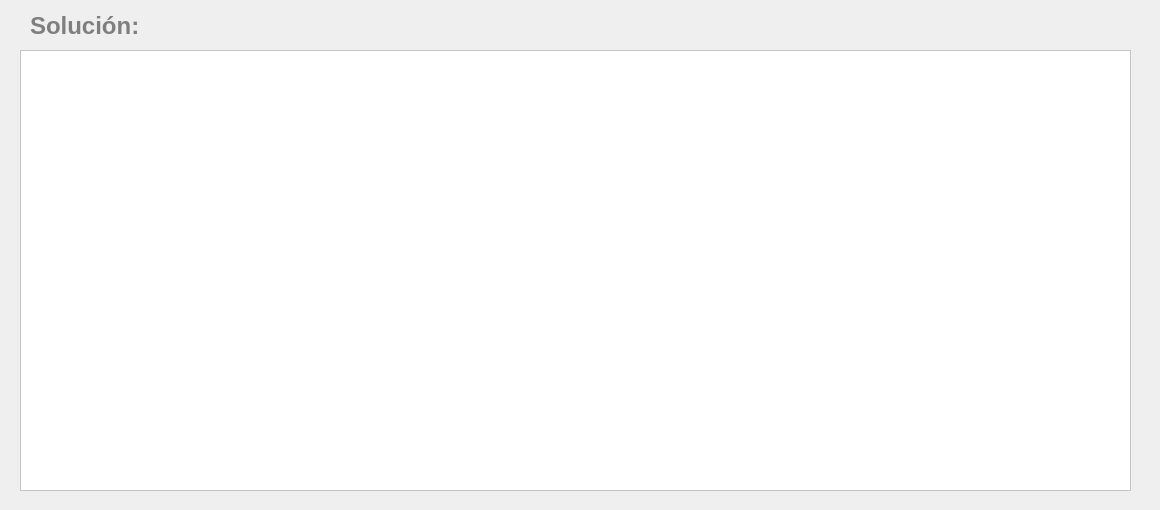
        <widget class="QWidget" name="result_page_1">
         <widget class="QWidget" name="resultadosW" native="true">
          <property name="geometry">
           <rect>
            <x>0</x>
            <y>0</y>
            <width>1151</width>
            <height>501</height>
           </rect>
          </property>
          <widget class="QLabel" name="label">
           <property name="geometry">
            <rect>
             <x>30</x>
             <y>10</y>
             <width>421</width>
             <height>31</height>
            </rect>
           </property>
           <property name="palette">
            <palette>
             <active>
              <colorrole role="WindowText">
               <brush brushstyle="SolidPattern">
                <color alpha="255">
                 <red>127</red>
                 <green>127</green>
                 <blue>127</blue>
                </color>
               </brush>
              </colorrole>
              <colorrole role="Button">
               <brush brushstyle="SolidPattern">
                <color alpha="255">
                 <red>255</red>
                 <green>255</green>
                 <blue>255</blue>
                </color>
               </brush>
              </colorrole>
              <colorrole role="Light">
               <brush brushstyle="SolidPattern">
                <color alpha="255">
                 <red>255</red>
                 <green>255</green>
                 <blue>255</blue>
                </color>
               </brush>
              </colorrole>
              <colorrole role="Midlight">
               <brush brushstyle="SolidPattern">
                <color alpha="255">
                 <red>255</red>
                 <green>255</green>
                 <blue>255</blue>
                </color>
               </brush>
              </colorrole>
              <colorrole role="Dark">
               <brush brushstyle="SolidPattern">
                <color alpha="255">
                 <red>127</red>
                 <green>127</green>
                 <blue>127</blue>
                </color>
               </brush>
              </colorrole>
              <colorrole role="Mid">
               <brush brushstyle="SolidPattern">
                <color alpha="255">
                 <red>170</red>
                 <green>170</green>
                 <blue>170</blue>
                </color>
               </brush>
              </colorrole>
              <colorrole role="Text">
               <brush brushstyle="SolidPattern">
                <color alpha="255">
                 <red>0</red>
                 <green>0</green>
                 <blue>0</blue>
                </color>
               </brush>
              </colorrole>
              <colorrole role="BrightText">
               <brush brushstyle="SolidPattern">
                <color alpha="255">
                 <red>255</red>
                 <green>255</green>
                 <blue>255</blue>
                </color>
               </brush>
              </colorrole>
              <colorrole role="ButtonText">
               <brush brushstyle="SolidPattern">
                <color alpha="255">
                 <red>0</red>
                 <green>0</green>
                 <blue>0</blue>
                </color>
               </brush>
              </colorrole>
              <colorrole role="Base">
               <brush brushstyle="SolidPattern">
                <color alpha="255">
                 <red>255</red>
                 <green>255</green>
                 <blue>255</blue>
                </color>
               </brush>
              </colorrole>
              <colorrole role="Window">
               <brush brushstyle="SolidPattern">
                <color alpha="255">
                 <red>255</red>
                 <green>255</green>
                 <blue>255</blue>
                </color>
               </brush>
              </colorrole>
              <colorrole role="Shadow">
               <brush brushstyle="SolidPattern">
                <color alpha="255">
                 <red>0</red>
                 <green>0</green>
                 <blue>0</blue>
                </color>
               </brush>
              </colorrole>
              <colorrole role="AlternateBase">
               <brush brushstyle="SolidPattern">
                <color alpha="255">
                 <red>255</red>
                 <green>255</green>
                 <blue>255</blue>
                </color>
               </brush>
              </colorrole>
              <colorrole role="ToolTipBase">
               <brush brushstyle="SolidPattern">
                <color alpha="255">
                 <red>255</red>
                 <green>255</green>
                 <blue>220</blue>
                </color>
               </brush>
              </colorrole>
              <colorrole role="ToolTipText">
               <brush brushstyle="SolidPattern">
                <color alpha="255">
                 <red>0</red>
                 <green>0</green>
                 <blue>0</blue>
                </color>
               </brush>
              </colorrole>
              <colorrole role="PlaceholderText">
               <brush brushstyle="SolidPattern">
                <color alpha="127">
                 <red>0</red>
                 <green>0</green>
                 <blue>0</blue>
                </color>
               </brush>
              </colorrole>
              <colorrole role="Accent">
               <brush brushstyle="SolidPattern">
                <color alpha="255">
                 <red>255</red>
                 <green>255</green>
                 <blue>255</blue>
                </color>
               </brush>
              </colorrole>
             </active>
             <inactive>
              <colorrole role="WindowText">
               <brush brushstyle="SolidPattern">
                <color alpha="255">
                 <red>127</red>
                 <green>127</green>
                 <blue>127</blue>
                </color>
               </brush>
              </colorrole>
              <colorrole role="Button">
               <brush brushstyle="SolidPattern">
                <color alpha="255">
                 <red>255</red>
                 <green>255</green>
                 <blue>255</blue>
                </color>
               </brush>
              </colorrole>
              <colorrole role="Light">
               <brush brushstyle="SolidPattern">
                <color alpha="255">
                 <red>255</red>
                 <green>255</green>
                 <blue>255</blue>
                </color>
               </brush>
              </colorrole>
              <colorrole role="Midlight">
               <brush brushstyle="SolidPattern">
                <color alpha="255">
                 <red>255</red>
                 <green>255</green>
                 <blue>255</blue>
                </color>
               </brush>
              </colorrole>
              <colorrole role="Dark">
               <brush brushstyle="SolidPattern">
                <color alpha="255">
                 <red>127</red>
                 <green>127</green>
                 <blue>127</blue>
                </color>
               </brush>
              </colorrole>
              <colorrole role="Mid">
               <brush brushstyle="SolidPattern">
                <color alpha="255">
                 <red>170</red>
                 <green>170</green>
                 <blue>170</blue>
                </color>
               </brush>
              </colorrole>
              <colorrole role="Text">
               <brush brushstyle="SolidPattern">
                <color alpha="255">
                 <red>0</red>
                 <green>0</green>
                 <blue>0</blue>
                </color>
               </brush>
              </colorrole>
              <colorrole role="BrightText">
               <brush brushstyle="SolidPattern">
                <color alpha="255">
                 <red>255</red>
                 <green>255</green>
                 <blue>255</blue>
                </color>
               </brush>
              </colorrole>
              <colorrole role="ButtonText">
               <brush brushstyle="SolidPattern">
                <color alpha="255">
                 <red>0</red>
                 <green>0</green>
                 <blue>0</blue>
                </color>
               </brush>
              </colorrole>
              <colorrole role="Base">
               <brush brushstyle="SolidPattern">
                <color alpha="255">
                 <red>255</red>
                 <green>255</green>
                 <blue>255</blue>
                </color>
               </brush>
              </colorrole>
              <colorrole role="Window">
               <brush brushstyle="SolidPattern">
                <color alpha="255">
                 <red>255</red>
                 <green>255</green>
                 <blue>255</blue>
                </color>
               </brush>
              </colorrole>
              <colorrole role="Shadow">
               <brush brushstyle="SolidPattern">
                <color alpha="255">
                 <red>0</red>
                 <green>0</green>
                 <blue>0</blue>
                </color>
               </brush>
              </colorrole>
              <colorrole role="AlternateBase">
               <brush brushstyle="SolidPattern">
                <color alpha="255">
                 <red>255</red>
                 <green>255</green>
                 <blue>255</blue>
                </color>
               </brush>
              </colorrole>
              <colorrole role="ToolTipBase">
               <brush brushstyle="SolidPattern">
                <color alpha="255">
                 <red>255</red>
                 <green>255</green>
                 <blue>220</blue>
                </color>
               </brush>
              </colorrole>
              <colorrole role="ToolTipText">
               <brush brushstyle="SolidPattern">
                <color alpha="255">
                 <red>0</red>
                 <green>0</green>
                 <blue>0</blue>
                </color>
               </brush>
              </colorrole>
              <colorrole role="PlaceholderText">
               <brush brushstyle="SolidPattern">
                <color alpha="127">
                 <red>0</red>
                 <green>0</green>
                 <blue>0</blue>
                </color>
               </brush>
              </colorrole>
              <colorrole role="Accent">
               <brush brushstyle="SolidPattern">
                <color alpha="255">
                 <red>255</red>
                 <green>255</green>
                 <blue>255</blue>
                </color>
               </brush>
              </colorrole>
             </inactive>
             <disabled>
              <colorrole role="WindowText">
               <brush brushstyle="SolidPattern">
                <color alpha="255">
                 <red>127</red>
                 <green>127</green>
                 <blue>127</blue>
                </color>
               </brush>
              </colorrole>
              <colorrole role="Button">
               <brush brushstyle="SolidPattern">
                <color alpha="255">
                 <red>255</red>
                 <green>255</green>
                 <blue>255</blue>
                </color>
               </brush>
              </colorrole>
              <colorrole role="Light">
               <brush brushstyle="SolidPattern">
                <color alpha="255">
                 <red>255</red>
                 <green>255</green>
                 <blue>255</blue>
                </color>
               </brush>
              </colorrole>
              <colorrole role="Midlight">
               <brush brushstyle="SolidPattern">
                <color alpha="255">
                 <red>255</red>
                 <green>255</green>
                 <blue>255</blue>
                </color>
               </brush>
              </colorrole>
              <colorrole role="Dark">
               <brush brushstyle="SolidPattern">
                <color alpha="255">
                 <red>127</red>
                 <green>127</green>
                 <blue>127</blue>
                </color>
               </brush>
              </colorrole>
              <colorrole role="Mid">
               <brush brushstyle="SolidPattern">
                <color alpha="255">
                 <red>170</red>
                 <green>170</green>
                 <blue>170</blue>
                </color>
               </brush>
              </colorrole>
              <colorrole role="Text">
               <brush brushstyle="SolidPattern">
                <color alpha="255">
                 <red>127</red>
                 <green>127</green>
                 <blue>127</blue>
                </color>
               </brush>
              </colorrole>
              <colorrole role="BrightText">
               <brush brushstyle="SolidPattern">
                <color alpha="255">
                 <red>255</red>
                 <green>255</green>
                 <blue>255</blue>
                </color>
               </brush>
              </colorrole>
              <colorrole role="ButtonText">
               <brush brushstyle="SolidPattern">
                <color alpha="255">
                 <red>127</red>
                 <green>127</green>
                 <blue>127</blue>
                </color>
               </brush>
              </colorrole>
              <colorrole role="Base">
               <brush brushstyle="SolidPattern">
                <color alpha="255">
                 <red>255</red>
                 <green>255</green>
                 <blue>255</blue>
                </color>
               </brush>
              </colorrole>
              <colorrole role="Window">
               <brush brushstyle="SolidPattern">
                <color alpha="255">
                 <red>255</red>
                 <green>255</green>
                 <blue>255</blue>
                </color>
               </brush>
              </colorrole>
              <colorrole role="Shadow">
               <brush brushstyle="SolidPattern">
                <color alpha="255">
                 <red>0</red>
                 <green>0</green>
                 <blue>0</blue>
                </color>
               </brush>
              </colorrole>
              <colorrole role="AlternateBase">
               <brush brushstyle="SolidPattern">
                <color alpha="255">
                 <red>255</red>
                 <green>255</green>
                 <blue>255</blue>
                </color>
               </brush>
              </colorrole>
              <colorrole role="ToolTipBase">
               <brush brushstyle="SolidPattern">
                <color alpha="255">
                 <red>255</red>
                 <green>255</green>
                 <blue>220</blue>
                </color>
               </brush>
              </colorrole>
              <colorrole role="ToolTipText">
               <brush brushstyle="SolidPattern">
                <color alpha="255">
                 <red>0</red>
                 <green>0</green>
                 <blue>0</blue>
                </color>
               </brush>
              </colorrole>
              <colorrole role="PlaceholderText">
               <brush brushstyle="SolidPattern">
                <color alpha="127">
                 <red>127</red>
                 <green>127</green>
                 <blue>127</blue>
                </color>
               </brush>
              </colorrole>
              <colorrole role="Accent">
               <brush brushstyle="SolidPattern">
                <color alpha="255">
                 <red>255</red>
                 <green>255</green>
                 <blue>255</blue>
                </color>
               </brush>
              </colorrole>
             </disabled>
            </palette>
           </property>
           <property name="font">
            <font>
             <pointsize>18</pointsize>
             <bold>true</bold>
            </font>
           </property>
           <property name="text">
            <string>Solución:</string>
           </property>
          </widget>
          <widget class="QTextEdit" name="result_roots">
           <property name="geometry">
            <rect>
             <x>20</x>
             <y>50</y>
             <width>1111</width>
             <height>441</height>
            </rect>
           </property>
           <property name="palette">
            <palette>
             <active>
              <colorrole role="WindowText">
               <brush brushstyle="SolidPattern">
                <color alpha="255">
                 <red>0</red>
                 <green>0</green>
                 <blue>0</blue>
                </color>
               </brush>
              </colorrole>
              <colorrole role="Button">
               <brush brushstyle="SolidPattern">
                <color alpha="255">
                 <red>255</red>
                 <green>255</green>
                 <blue>255</blue>
                </color>
               </brush>
              </colorrole>
              <colorrole role="Light">
               <brush brushstyle="SolidPattern">
                <color alpha="255">
                 <red>255</red>
                 <green>255</green>
                 <blue>255</blue>
                </color>
               </brush>
              </colorrole>
              <colorrole role="Midlight">
               <brush brushstyle="SolidPattern">
                <color alpha="255">
                 <red>255</red>
                 <green>255</green>
                 <blue>255</blue>
                </color>
               </brush>
              </colorrole>
              <colorrole role="Dark">
               <brush brushstyle="SolidPattern">
                <color alpha="255">
                 <red>127</red>
                 <green>127</green>
                 <blue>127</blue>
                </color>
               </brush>
              </colorrole>
              <colorrole role="Mid">
               <brush brushstyle="SolidPattern">
                <color alpha="255">
                 <red>170</red>
                 <green>170</green>
                 <blue>170</blue>
                </color>
               </brush>
              </colorrole>
              <colorrole role="Text">
               <brush brushstyle="SolidPattern">
                <color alpha="255">
                 <red>0</red>
                 <green>0</green>
                 <blue>0</blue>
                </color>
               </brush>
              </colorrole>
              <colorrole role="BrightText">
               <brush brushstyle="SolidPattern">
                <color alpha="255">
                 <red>255</red>
                 <green>255</green>
                 <blue>255</blue>
                </color>
               </brush>
              </colorrole>
              <colorrole role="ButtonText">
               <brush brushstyle="SolidPattern">
                <color alpha="255">
                 <red>0</red>
                 <green>0</green>
                 <blue>0</blue>
                </color>
               </brush>
              </colorrole>
              <colorrole role="Base">
               <brush brushstyle="SolidPattern">
                <color alpha="255">
                 <red>255</red>
                 <green>255</green>
                 <blue>255</blue>
                </color>
               </brush>
              </colorrole>
              <colorrole role="Window">
               <brush brushstyle="SolidPattern">
                <color alpha="255">
                 <red>255</red>
                 <green>255</green>
                 <blue>255</blue>
                </color>
               </brush>
              </colorrole>
              <colorrole role="Shadow">
               <brush brushstyle="SolidPattern">
                <color alpha="255">
                 <red>0</red>
                 <green>0</green>
                 <blue>0</blue>
                </color>
               </brush>
              </colorrole>
              <colorrole role="AlternateBase">
               <brush brushstyle="SolidPattern">
                <color alpha="255">
                 <red>255</red>
                 <green>255</green>
                 <blue>255</blue>
                </color>
               </brush>
              </colorrole>
              <colorrole role="ToolTipBase">
               <brush brushstyle="SolidPattern">
                <color alpha="255">
                 <red>255</red>
                 <green>255</green>
                 <blue>220</blue>
                </color>
               </brush>
              </colorrole>
              <colorrole role="ToolTipText">
               <brush brushstyle="SolidPattern">
                <color alpha="255">
                 <red>0</red>
                 <green>0</green>
                 <blue>0</blue>
                </color>
               </brush>
              </colorrole>
              <colorrole role="PlaceholderText">
               <brush brushstyle="SolidPattern">
                <color alpha="127">
                 <red>0</red>
                 <green>0</green>
                 <blue>0</blue>
                </color>
               </brush>
              </colorrole>
              <colorrole role="Accent">
               <brush brushstyle="SolidPattern">
                <color alpha="255">
                 <red>255</red>
                 <green>255</green>
                 <blue>255</blue>
                </color>
               </brush>
              </colorrole>
             </active>
             <inactive>
              <colorrole role="WindowText">
               <brush brushstyle="SolidPattern">
                <color alpha="255">
                 <red>0</red>
                 <green>0</green>
                 <blue>0</blue>
                </color>
               </brush>
              </colorrole>
              <colorrole role="Button">
               <brush brushstyle="SolidPattern">
                <color alpha="255">
                 <red>255</red>
                 <green>255</green>
                 <blue>255</blue>
                </color>
               </brush>
              </colorrole>
              <colorrole role="Light">
               <brush brushstyle="SolidPattern">
                <color alpha="255">
                 <red>255</red>
                 <green>255</green>
                 <blue>255</blue>
                </color>
               </brush>
              </colorrole>
              <colorrole role="Midlight">
               <brush brushstyle="SolidPattern">
                <color alpha="255">
                 <red>255</red>
                 <green>255</green>
                 <blue>255</blue>
                </color>
               </brush>
              </colorrole>
              <colorrole role="Dark">
               <brush brushstyle="SolidPattern">
                <color alpha="255">
                 <red>127</red>
                 <green>127</green>
                 <blue>127</blue>
                </color>
               </brush>
              </colorrole>
              <colorrole role="Mid">
               <brush brushstyle="SolidPattern">
                <color alpha="255">
                 <red>170</red>
                 <green>170</green>
                 <blue>170</blue>
                </color>
               </brush>
              </colorrole>
              <colorrole role="Text">
               <brush brushstyle="SolidPattern">
                <color alpha="255">
                 <red>0</red>
                 <green>0</green>
                 <blue>0</blue>
                </color>
               </brush>
              </colorrole>
              <colorrole role="BrightText">
               <brush brushstyle="SolidPattern">
                <color alpha="255">
                 <red>255</red>
                 <green>255</green>
                 <blue>255</blue>
                </color>
               </brush>
              </colorrole>
              <colorrole role="ButtonText">
               <brush brushstyle="SolidPattern">
                <color alpha="255">
                 <red>0</red>
                 <green>0</green>
                 <blue>0</blue>
                </color>
               </brush>
              </colorrole>
              <colorrole role="Base">
               <brush brushstyle="SolidPattern">
                <color alpha="255">
                 <red>255</red>
                 <green>255</green>
                 <blue>255</blue>
                </color>
               </brush>
              </colorrole>
              <colorrole role="Window">
               <brush brushstyle="SolidPattern">
                <color alpha="255">
                 <red>255</red>
                 <green>255</green>
                 <blue>255</blue>
                </color>
               </brush>
              </colorrole>
              <colorrole role="Shadow">
               <brush brushstyle="SolidPattern">
                <color alpha="255">
                 <red>0</red>
                 <green>0</green>
                 <blue>0</blue>
                </color>
               </brush>
              </colorrole>
              <colorrole role="AlternateBase">
               <brush brushstyle="SolidPattern">
                <color alpha="255">
                 <red>255</red>
                 <green>255</green>
                 <blue>255</blue>
                </color>
               </brush>
              </colorrole>
              <colorrole role="ToolTipBase">
               <brush brushstyle="SolidPattern">
                <color alpha="255">
                 <red>255</red>
                 <green>255</green>
                 <blue>220</blue>
                </color>
               </brush>
              </colorrole>
              <colorrole role="ToolTipText">
               <brush brushstyle="SolidPattern">
                <color alpha="255">
                 <red>0</red>
                 <green>0</green>
                 <blue>0</blue>
                </color>
               </brush>
              </colorrole>
              <colorrole role="PlaceholderText">
               <brush brushstyle="SolidPattern">
                <color alpha="127">
                 <red>0</red>
                 <green>0</green>
                 <blue>0</blue>
                </color>
               </brush>
              </colorrole>
              <colorrole role="Accent">
               <brush brushstyle="SolidPattern">
                <color alpha="255">
                 <red>255</red>
                 <green>255</green>
                 <blue>255</blue>
                </color>
               </brush>
              </colorrole>
             </inactive>
             <disabled>
              <colorrole role="WindowText">
               <brush brushstyle="SolidPattern">
                <color alpha="255">
                 <red>127</red>
                 <green>127</green>
                 <blue>127</blue>
                </color>
               </brush>
              </colorrole>
              <colorrole role="Button">
               <brush brushstyle="SolidPattern">
                <color alpha="255">
                 <red>255</red>
                 <green>255</green>
                 <blue>255</blue>
                </color>
               </brush>
              </colorrole>
              <colorrole role="Light">
               <brush brushstyle="SolidPattern">
                <color alpha="255">
                 <red>255</red>
                 <green>255</green>
                 <blue>255</blue>
                </color>
               </brush>
              </colorrole>
              <colorrole role="Midlight">
               <brush brushstyle="SolidPattern">
                <color alpha="255">
                 <red>255</red>
                 <green>255</green>
                 <blue>255</blue>
                </color>
               </brush>
              </colorrole>
              <colorrole role="Dark">
               <brush brushstyle="SolidPattern">
                <color alpha="255">
                 <red>127</red>
                 <green>127</green>
                 <blue>127</blue>
                </color>
               </brush>
              </colorrole>
              <colorrole role="Mid">
               <brush brushstyle="SolidPattern">
                <color alpha="255">
                 <red>170</red>
                 <green>170</green>
                 <blue>170</blue>
                </color>
               </brush>
              </colorrole>
              <colorrole role="Text">
               <brush brushstyle="SolidPattern">
                <color alpha="255">
                 <red>127</red>
                 <green>127</green>
                 <blue>127</blue>
                </color>
               </brush>
              </colorrole>
              <colorrole role="BrightText">
               <brush brushstyle="SolidPattern">
                <color alpha="255">
                 <red>255</red>
                 <green>255</green>
                 <blue>255</blue>
                </color>
               </brush>
              </colorrole>
              <colorrole role="ButtonText">
               <brush brushstyle="SolidPattern">
                <color alpha="255">
                 <red>127</red>
                 <green>127</green>
                 <blue>127</blue>
                </color>
               </brush>
              </colorrole>
              <colorrole role="Base">
               <brush brushstyle="SolidPattern">
                <color alpha="255">
                 <red>255</red>
                 <green>255</green>
                 <blue>255</blue>
                </color>
               </brush>
              </colorrole>
              <colorrole role="Window">
               <brush brushstyle="SolidPattern">
                <color alpha="255">
                 <red>255</red>
                 <green>255</green>
                 <blue>255</blue>
                </color>
               </brush>
              </colorrole>
              <colorrole role="Shadow">
               <brush brushstyle="SolidPattern">
                <color alpha="255">
                 <red>0</red>
                 <green>0</green>
                 <blue>0</blue>
                </color>
               </brush>
              </colorrole>
              <colorrole role="AlternateBase">
               <brush brushstyle="SolidPattern">
                <color alpha="255">
                 <red>255</red>
                 <green>255</green>
                 <blue>255</blue>
                </color>
               </brush>
              </colorrole>
              <colorrole role="ToolTipBase">
               <brush brushstyle="SolidPattern">
                <color alpha="255">
                 <red>255</red>
                 <green>255</green>
                 <blue>220</blue>
                </color>
               </brush>
              </colorrole>
              <colorrole role="ToolTipText">
               <brush brushstyle="SolidPattern">
                <color alpha="255">
                 <red>0</red>
                 <green>0</green>
                 <blue>0</blue>
                </color>
               </brush>
              </colorrole>
              <colorrole role="PlaceholderText">
               <brush brushstyle="SolidPattern">
                <color alpha="127">
                 <red>127</red>
                 <green>127</green>
                 <blue>127</blue>
                </color>
               </brush>
              </colorrole>
              <colorrole role="Accent">
               <brush brushstyle="SolidPattern">
                <color alpha="255">
                 <red>255</red>
                 <green>255</green>
                 <blue>255</blue>
                </color>
               </brush>
              </colorrole>
             </disabled>
            </palette>
           </property>
           <property name="font">
            <font>
             <pointsize>18</pointsize>
            </font>
           </property>
           <property name="readOnly">
            <bool>true</bool>
           </property>
          </widget>
         </widget>
        </widget>
